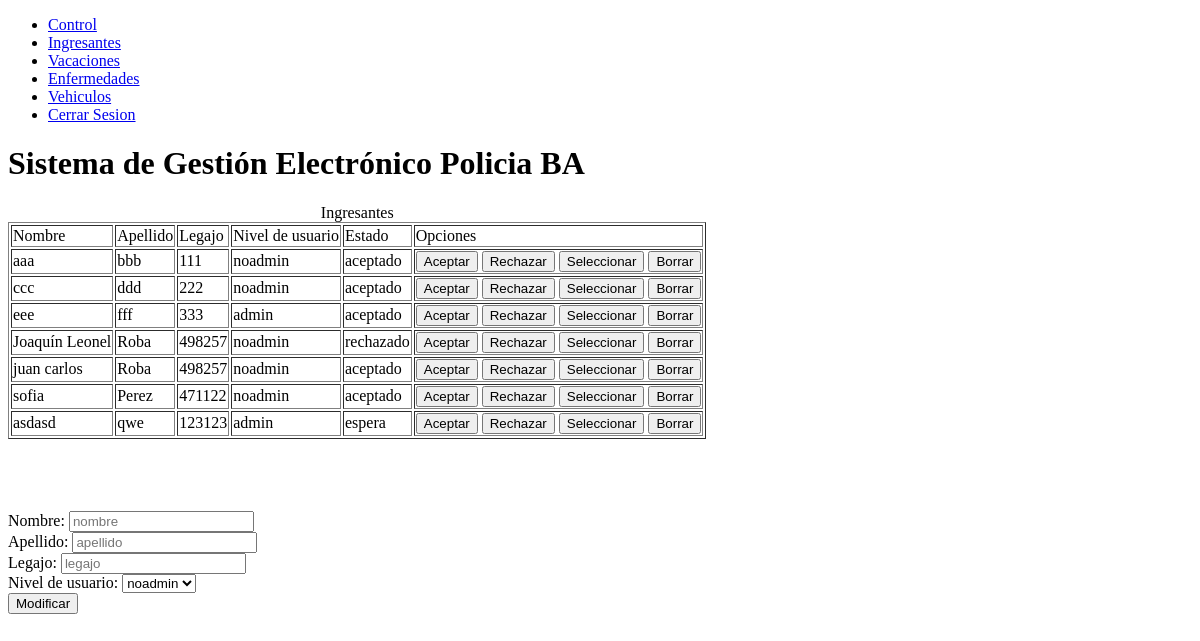
The app's page /administradores/ingresantes.php (signed in), older data.
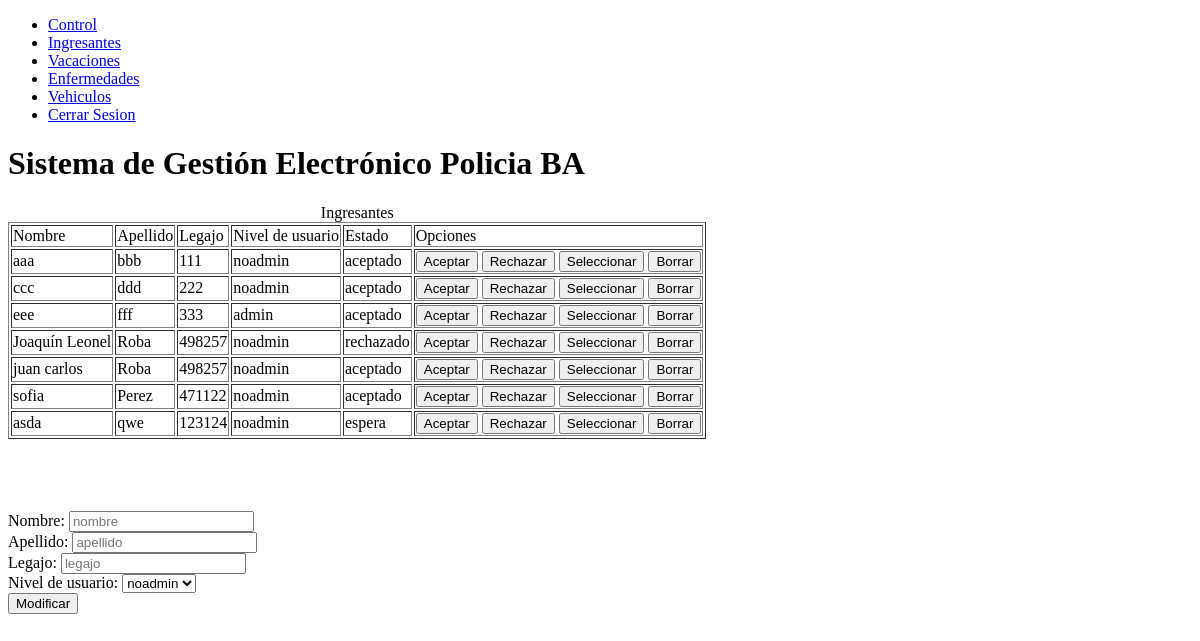
The same page, newer data.
### tables this page shows
CREATE TABLE `policias` (
  `policia_id` int(11) NOT NULL,
  `nombre` varchar(50) NOT NULL,
  `apellido` varchar(50) NOT NULL,
  `legajo` int(10) NOT NULL,
  `nivel_usuario` varchar(10) NOT NULL,
  `estado` varchar(10) NOT NULL
);

### administradores/ingresantes.php (the view, shortened to what this page needs)
<?php
    include("../conexion.php");
    $sql="SELECT * FROM policias WHERE estado <>'borrado'";
    $rta= mysqli_query($conexion,$sql) or
    die("Problemas en el select:".mysqli_error($conexion));
    $id = (isset($_REQUEST['id']))?$_REQUEST['id'] : "";
    $nombre= (isset($_REQUEST['nombre']))?$_REQUEST['nombre']:"";
    $apellido= (isset($_REQUEST['apellido']))?$_REQUEST['apellido']:"";;
    $legajo= (isset($_REQUEST['legajo']))?$_REQUEST['legajo']:"";
?>
<!DOCTYPE html>
<html lang="es">
<head>
</head>
<body>
    <nav>
        <ul>
            <li><a href="index.php">Control</a></li>
            <li><a href="ingresantes.php">Ingresantes</a></li>
            <li><a href="vacaciones.php">Vacaciones</a></li>
            <li><a href="enfermedades.php">Enfermedades</a></li>
            <li><a href="vehiculos.php">Vehiculos</a></li>
            <li><a href="../cerrar_session.php">Cerrar Sesion</a></li>
        </ul>
    </nav>
    <h1>Sistema de Gestión Electrónico Policia BA</h1>
    <table border="1" id="tabla">
        <caption>Ingresantes</caption>
        <thead>
            <tr>
                <td>Nombre</td>
                <td>Apellido</td>
                <td>Legajo</td>
                <td>Nivel de usuario</td>
                <td>Estado</td>
                <td>Opciones</td>
            </tr>
        </thead>
    <?php
        while ($mostrar = mysqli_fetch_array($rta))
        {
    ?>
        <tr>
            <td> <?php echo $mostrar['nombre'] ?> </td>
            <td> <?php echo $mostrar['apellido'] ?> </td>
            <td> <?php echo $mostrar['legajo'] ?> </td>
            <td> <?php echo $mostrar['nivel_usuario'] ?> </td>
            <td> <?php echo $mostrar['estado'] ?> </td>
            <td>
                <form method="POST">
                    <input type="submit" name="opcion" value="Aceptar">
                    <input type="submit" name="opcion" value="Rechazar">
                    <input type="submit" name="opcion" value="Seleccionar">
                    <input type="submit" name="opcion" value="Borrar">
                </form>
            </td>
        </tr>
    <?php
        }
    ?>
    </table>
    <br><br><br>
    <form method="POST">
        <input type="hidden" name="id" value="<?php echo $id;?>"><br>
        Nombre:
        <input type="text" name="nombre" value="<?php echo $nombre;?>" placeholder="nombre"><br>
        Apellido:
        <input type="text" name="apellido" value="<?php echo $apellido;?>" placeholder="apellido"><br>
        Legajo:
        <input type="text" name="legajo" value="<?php echo $legajo;?>" placeholder="legajo"><br>
        Nivel de usuario:
        <select name="nivel_usuario">
            <option value="noadmin">noadmin</option>
        </select><br>
        <input type="submit" name="opcion" value="Modificar">
    </form>
</body>
</html>

Row changes from the older to the newer data that the page shows:
changed policias "qwe": nombre "asdasd" → "asda"; legajo "123123" → "123124"; nivel_usuario "admin" → "noadmin"
